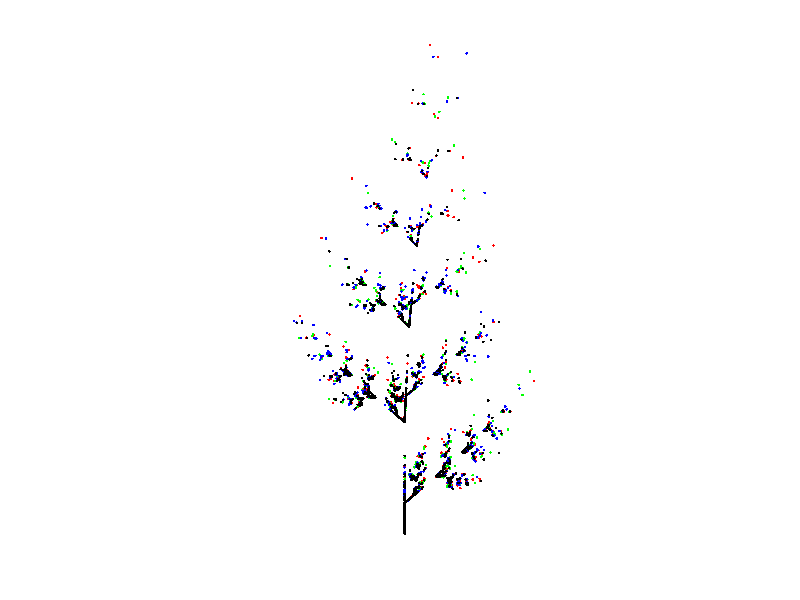

Source code (MATLAB):
clear all
close all
clc

npts = 10000;
v(:,1) = [0;0];

a1 = [0,0;0,0.16]; b1 = [0;0];
a2 = [0.2,-0.26;0.23,0.22]; b2 = [0;1.6];
a3 = [-0.15,0.28;0.26,0.24]; b3 = [0;0.44];
%a4 = [0,0;0,0]; b4 = [0;1.6];
a4 = [0.85,0.04;-0.04,0.85]; b4 = [0;1.6];

p = [0.25,0.25,0.25,0.25];
%p = [0.01,0.07,0.07,0.85];

for n = 1:npts
    x = rand(1);

    if x <= p(1)
        a = a1; b = b1; caso(n) = 1;
    elseif x <= p(1)+p(2)
        a = a2; b = b2; caso(n) = 2;
    elseif x <= p(1)+p(2)+p(3)
        a = a3; b = b3; caso(n) = 3;
    else
        a = a4; b = b4; caso(n) = 4;
    end
    
    v(:,n+1) = a * v(:,n) + b;
end

figure(1)
index1 = find(caso == 1);
index2 = find(caso == 2);
index3 = find(caso == 3);
index4 = find(caso == 4);
plot(v(1,index1),v(2,index1),'r.')
hold on
plot(v(1,index2),v(2,index2),'g.')
plot(v(1,index3),v(2,index3),'b.')
plot(v(1,index4),v(2,index4),'k.')
axis equal
axis off